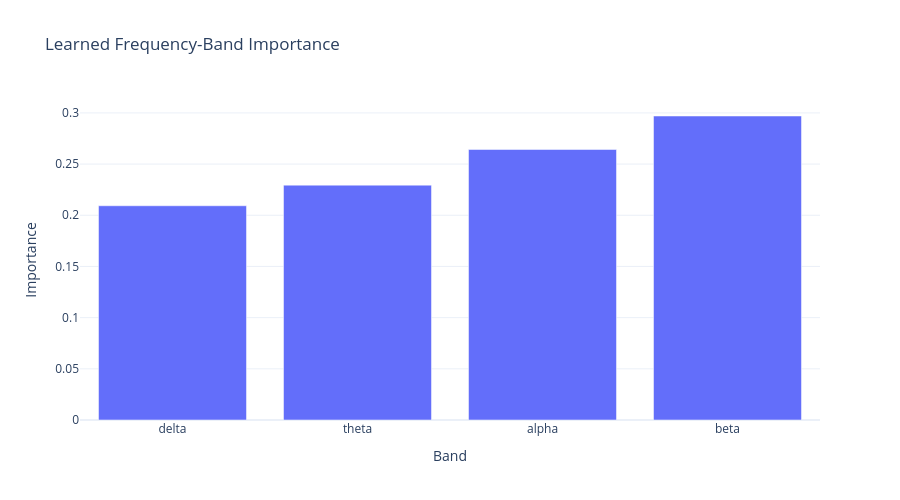

Notebook code cell kept with this figure:
### Code cell
# ============================================================
# 8. LEARNED FREQUENCY-BAND IMPORTANCE
# ============================================================

band_weights = (
    model.get_band_importance()
)

band_df = pd.DataFrame({
    "Band": list(band_weights.keys()),
    "Importance": list(
        band_weights.values()
    )
})

display(band_df.round(6))

fig = px.bar(
    band_df,
    x="Band",
    y="Importance",
    title="Learned Frequency-Band Importance"
)

fig.update_layout(
    template="plotly_white",
    height=500
)

fig.show()

### Figure 1 — Plotly figure (JSON) as saved in the notebook; plotly's stock layout.template omitted (floating-point values rounded to 4 significant figures)
{"data": [{"hovertemplate": "Band=%{x}<br>Importance=%{y}<extra></extra>", "legendgroup": "", "marker": {"color": "#636efa", "pattern": {"shape": ""}}, "name": "", "orientation": "v", "showlegend": false, "textposition": "auto", "type": "bar", "x": ["delta", "theta", "alpha", "beta"], "xaxis": "x", "y": [0.2093, 0.2295, 0.2643, 0.297], "yaxis": "y"}], "layout": {"barmode": "relative", "height": 500, "legend": {"tracegroupgap": 0}, "title": {"text": "Learned Frequency-Band Importance"}, "xaxis": {"anchor": "y", "domain": [0, 1], "title": {"text": "Band"}}, "yaxis": {"anchor": "x", "domain": [0, 1], "title": {"text": "Importance"}}}}
